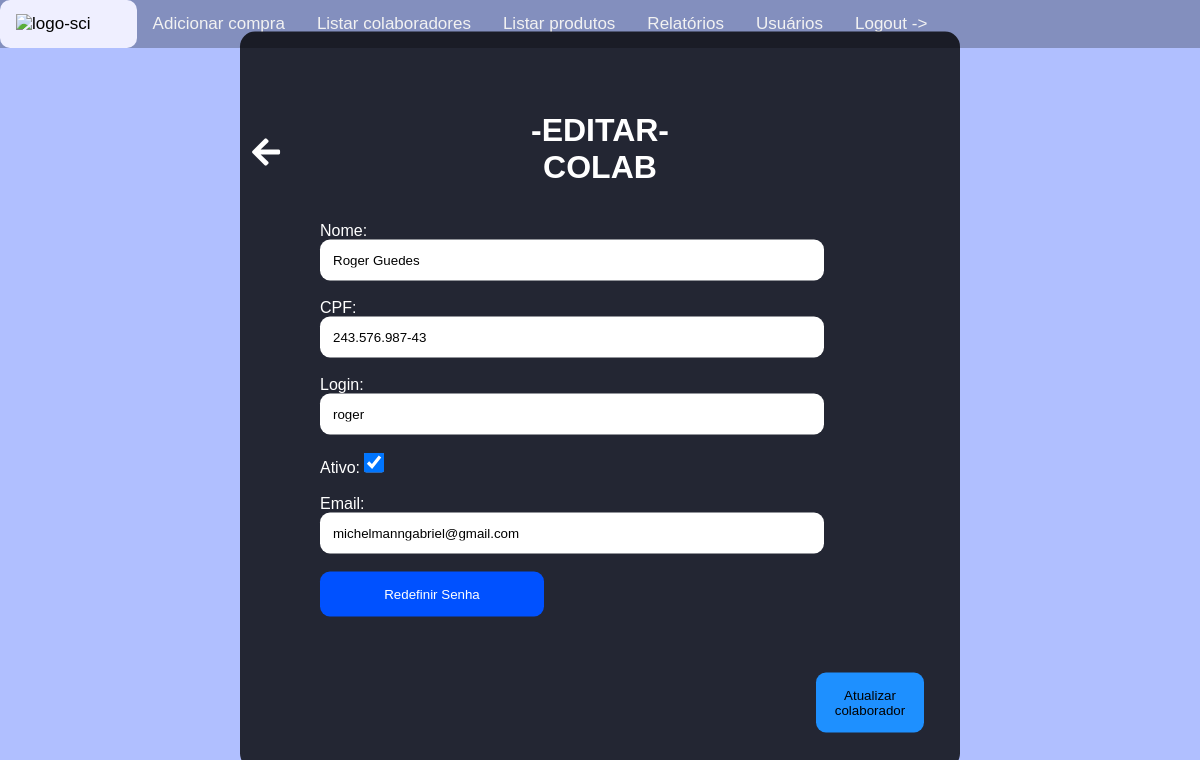
/home/editar-colaborador/15/ (signed in), run on the app's committed database.
### colaboradores/models.py (models this page shows, shortened)
class Colaboradore(models.Model):
    nome = models.CharField(max_length=70)
    cpf = models.CharField(max_length=14)
    login = models.CharField(unique=True,max_length=50)
    senha = models.CharField(max_length=30)
    situacao = models.BooleanField(default=True)
    email = models.EmailField(default='michelmanngabriel@gmail.com')

### colaboradores/views.py (the view)
# urls.py: path('home/editar-colaborador/<int:id>/',EditarColab,name='EditarColab'),
@login_required(login_url='Login')
def EditarColab(request,id):
    colab = Colaboradore.objects.get(id=id)
    if request.method == 'POST':
        nome = request.POST.get('nome')
        cpf = request.POST.get('cpf')
        login = request.POST.get('login')
        situacao = request.POST.get('ativo')
        email = request.POST.get('email')
        if len(cpf) != 14 :
            messages.error('Preencha um CPF válido!')
            url = reverse('EditarColab',args=[colab.id])
            return redirect(url)
        lista_usernames = Colaboradore.objects.exclude(id=id).values_list('login',flat=True)
        if login not in lista_usernames:
            lista_cpf = Colaboradore.objects.exclude(id=id).values_list('cpf',flat=True)
            if cpf not in lista_cpf:
                lista_emails = Colaboradore.objects.exclude(id=id).values_list('email',flat=True)
                if situacao == 'on':
                    situacao = True
                else:
                    situacao = False
                Colaboradore.objects.filter(id=id).update(nome=nome,cpf=cpf,login=login,situacao=situacao,email=email)
                return redirect('MostrarColab')
            else:
                messages.error(request,'CPF já cadastrado!')
                url = reverse('EditarColab',args=[colab.id])
                return redirect(url)
        else:
            messages.error(request,'Nome de usuário indisponível!')
            url = reverse('EditarColab',args=[colab.id])
            return redirect(url)
    else:
        if colab.situacao == True:
            situacao = 'on'
        else:
            situacao = 'off'
        context = {
            'id': colab.id,'nome':colab.nome,'login':colab.login,'cpf':colab.cpf,'situacao':situacao,'email':colab.email
        }
        return render(request,'colab/editar_colab.html',context=context)

### templates/colab/editar_colab.html (shortened to what this page needs)
<!DOCTYPE html>
<html lang="en">
<head>
</head>
<body>
  {% include 'navbar.html' %}
      <link rel="stylesheet" href="https://cdnjs.cloudflare.com/ajax/libs/font-awesome/5.15.3/css/all.min.css">
          <a href="{% url 'MostrarColab'%}"><i class="fas fa-arrow-left fa-2x" style="position: absolute; top: 17%; left: 21%; color: white;z-index: 2;cursor: pointer;"></i> </a>
    <div class="container">
        <form method="post" action="{% url 'EditarColab' id=id %}">
            <h1>-EDITAR- <br>
                COLAB </h1><br><br>
            <label for="nome">Nome:</label><br>
            <input type="text" name="nome" placeholder="Digite o nome:" id="nome" value="{{nome}}" required><br><br>
            <label for="cpf">CPF:</label><br>
            <input type="text" name="cpf" placeholder="Digite o cpf:" id="cpf" value="{{cpf}}" oninput="formatarCPF()" maxlength="14" required><br><br>
            <label for="login">Login:</label><br>
            <input type="text" name="login" placeholder="Digite o username do colaborador:" id="login" value="{{login}}" required><br><br>
            <label for="ativo">Ativo:</label>
            <input type="checkbox" id="ativo" name="ativo" placeholder="Ativo"checked><br><br>
            <label for="email">Email:</label><br>
            <input type="email" placeholder="Email:" name="email" id="email" value="{{email}}" required><br><br>
            <a href="{% url 'RedefinirSenha' id=id %}"><button type="button" id="redefinir"> Redefinir Senha</button></a><br><br>
            <button type="submit">Atualizar colaborador</button><br><br>
          </form><br>
    </div>
</body>
</html>

### templates/colab/editar_colab.html (style rules this page uses)
* { margin: 0; padding: 0; box-sizing: border-box; }
body { background-color: #b0bfff; margin: 0; flex-direction: column; align-items: center; justify-content: center; font-family: Arial, Helvetica, sans-serif; height: 100vh; }
div { background-color: rgba(0, 0, 0, 0.8); position: absolute; top:50%; left:50%; transform: translate(-50%,-50%); padding:80px; border-radius:15px; color:#fff; width: 60%; }
input { padding:15px; border:none; padding:13px; width: 90%; border-radius: 10px; }
button { background-color: dodgerblue; border:none; padding: 15px; width: 15%; border-radius: 10px; cursor:pointer; position: absolute; top:87%; left:80%; }
h1 { top:50%; text-align: center; }
input[type="checkbox"] { width: 20px; height: 20px; border: 2px solid #000; background-color: #ccc; }
#redefinir { width: 40%; background-color: rgb(0, 81, 255); color:rgb(255, 255, 255); position:relative; left:0; }

### data on the page
Colaboradore: nome "Roger Guedes", cpf "243.576.987-43", login "roger", email "michelmanngabriel@gmail.com"
